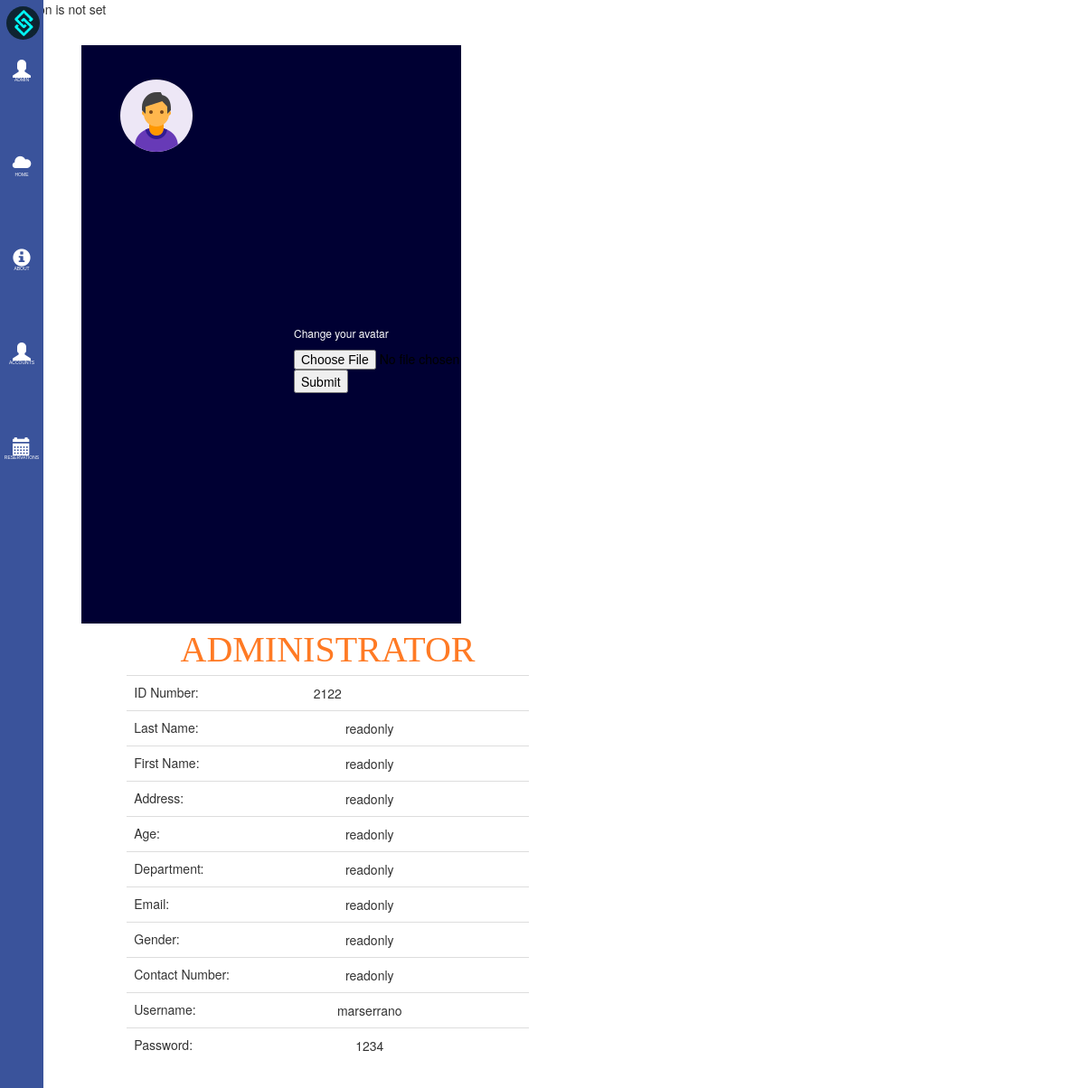
/admin_account.php (signed in), run on an earlier commit of the app's database.
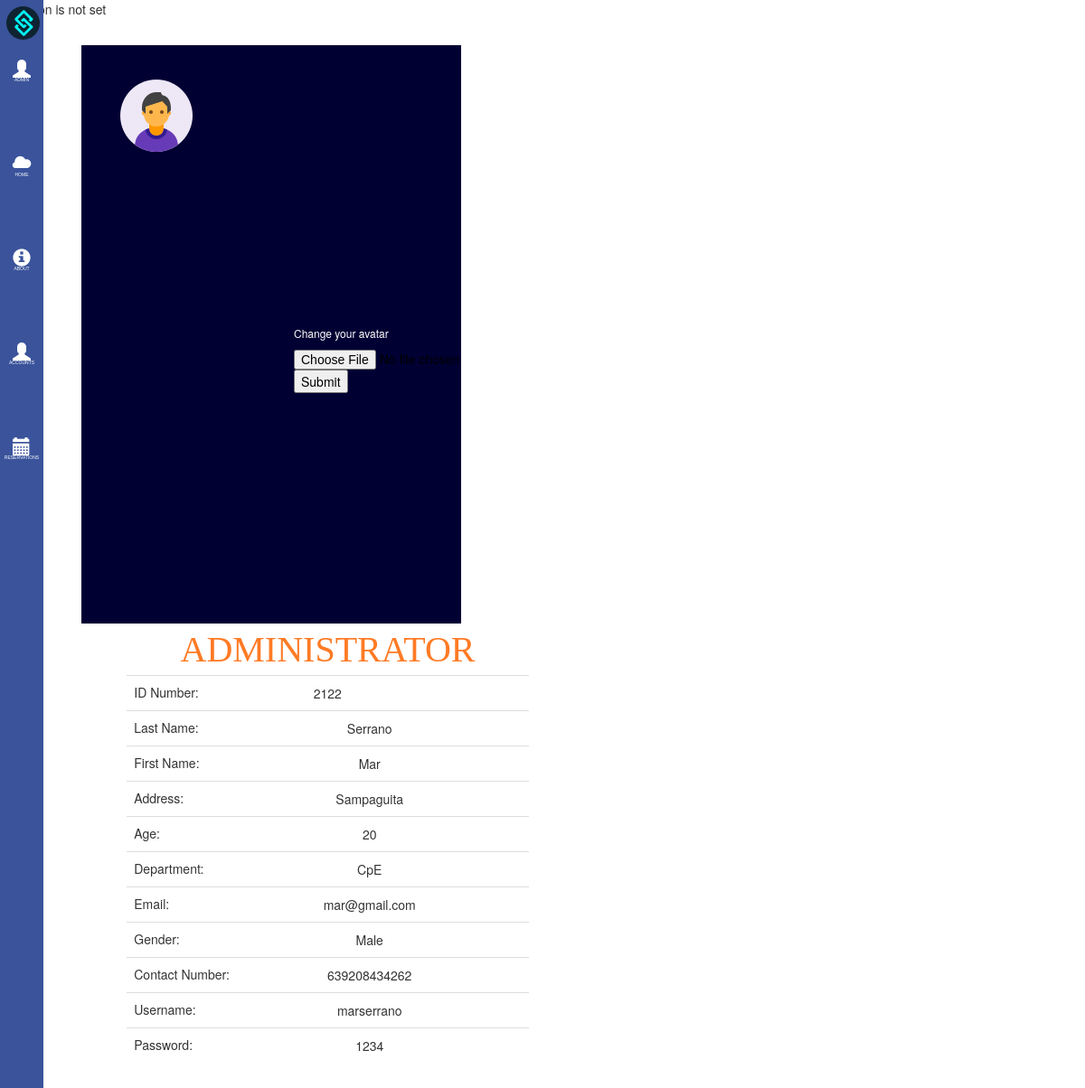
And on a later commit of the database.
### tables this page shows
CREATE TABLE `employee` (
  `Employee_ID` int(11) NOT NULL,
  `Emp_FN` varchar(30) NOT NULL,
  `Emp_LN` varchar(30) NOT NULL,
  `Emp_Address` varchar(50) NOT NULL,
  `Emp_Age` int(11) NOT NULL,
  `Emp_Department` varchar(30) NOT NULL,
  `Emp_Email` varchar(30) NOT NULL,
  `Emp_Gender` varchar(30) NOT NULL,
  `Emp_CNumber` varchar(12) NOT NULL,
  `Emp_Photo` varchar(100) NOT NULL
);

### admin_account.php (the view, shortened to what the changed rows need)
<head>
    <link rel="stylesheet" href="css/bootstrap.min.css">
    <link rel="stylesheet" href="bren/side_bar.css" type="text/css">
    <link rel="stylesheet" href="mika/about.css" type="text/css">
</head>
<body>
     <div class="container">
         <div class="tableview col-md-7">
        <table class="table">
            <?php
            include 'connect.php';
            $sql ="select * from accounts where Acc_Uname='".$_SESSION['username']."'";
            $res = mysqli_query($con, $sql);
            $row = mysqli_fetch_array($res);
            $sql1 ="select * from employee where Employee_ID='".$row['Employee_ID']."'";
            $res1 = mysqli_query($con, $sql1);
            $row1 = mysqli_fetch_array($res1);
            ?>
            <form <?php echo ($_SESSION["count"]==2) ? 'method=\'post\' action=\'cell_edit_acc.php\'' : '' ?>>
            <tr>
                <td><input class="<?php echo 'cell'.$row['Employee_ID']?> table_cell" name="emp_ln" id="emp_ln" value=<?php echo $row1['Emp_LN']; ?> readonly></td>
            </tr>
            <tr>
                <td><input class="<?php echo 'cell'.$row['Employee_ID']?> table_cell" name="emp_fn" id="emp_fn" value=<?php echo $row1['Emp_FN']; ?> readonly></td>
            </tr>
            <tr>
                <td><input class="<?php echo 'cell'.$row['Employee_ID']?> table_cell" name="emp_add" id="emp_add" value=<?php echo $row1['Emp_Address']; ?> readonly></td>
            </tr>
            <tr>
                <td><input class="<?php echo 'cell'.$row['Employee_ID']?> table_cell" name="emp_age" id="emp_age" value=<?php echo $row1['Emp_Age']; ?> readonly></td>
            </tr>
            <tr>
                <td><input class="<?php echo 'cell'.$row['Employee_ID']?> table_cell" name="emp_dep" id="emp_dep" value=<?php echo $row1['Emp_Department']; ?> readonly></td>
            </tr>
            <tr>
                <td><input class="<?php echo 'cell'.$row['Employee_ID']?> table_cell" name="emp_email" id="emp_email" value=<?php echo $row1['Emp_Email']; ?> readonly></td>
            </tr>
            <tr>
                <td><input class="<?php echo 'cell'.$row['Employee_ID']?> table_cell" name="emp_gen" id="emp_gen" value=<?php echo $row1['Emp_Gender']; ?> readonly></td>
            </tr>
            <tr>
                <td><input class="<?php echo 'cell'.$row['Employee_ID']?> table_cell" name="emp_cno" id="emp_cno" value=<?php echo $row1['Emp_CNumber']; ?> readonly></td>
            </tr>
            </form>
        </table>
         </div>
</div>
</body>
</html

What changed in the data, as far as the page shows it:
added employee: emp_ln "Serrano", emp_fn "Mar", emp_add "Sampaguita", emp_age "20", emp_dep "CpE", emp_email "mar@gmail.com", emp_gen "Male", emp_cno "639208434262"
Also different on the page:
form field emp_ln: "readonly" → (not shown)
form field emp_fn: "readonly" → (not shown)
form field emp_add: "readonly" → (not shown)
form field emp_age: "readonly" → (not shown)
form field emp_dep: "readonly" → (not shown)
form field emp_email: "readonly" → (not shown)
form field emp_gen: "readonly" → (not shown)
form field emp_cno: "readonly" → (not shown)
